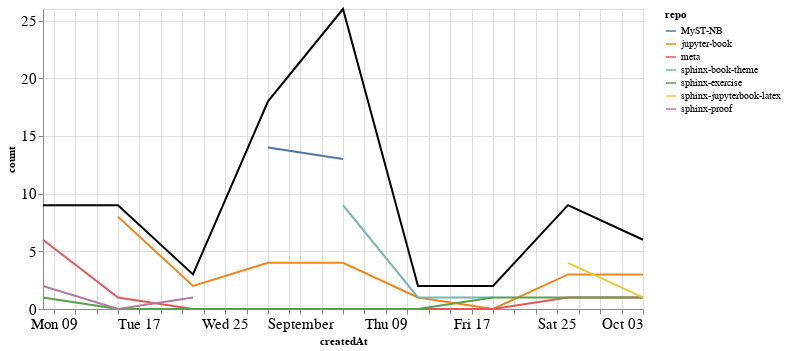

The notebook cell saved with this chart:
### Markdown cell above
### Comments

### Code cell
comments_time = comments.groupby('repo').resample('W', on='createdAt').count()['author'].reset_index()
comments_time = comments_time.rename(columns={'author': 'count'})
comments_time_total = comments_time.groupby('createdAt').agg({"count": "sum"}).reset_index()
ch1 = alt.Chart(comments_time, width=600).mark_line().encode(
    x='createdAt',
    y='count',
    color='repo',
    tooltip="repo"
)

ch2 = alt.Chart(comments_time_total, width=600).mark_line(color="black").encode(
    x='createdAt',
    y='count',
)

ch1 + ch2

### Figure 1 — Vega-Lite specification as saved in the notebook (floating-point values rounded to 4 significant figures)
{"config": {"axisLeft": {"labelFontSize": 15}, "axisBottom": {"labelFontSize": 15}}, "layer": [{"data": {"name": "data-3c69ca7e0e4dd4c6831c56cc61ded28d"}, "mark": "line", "encoding": {"color": {"type": "nominal", "field": "repo"}, "tooltip": {"type": "nominal", "field": "repo"}, "x": {"type": "temporal", "field": "createdAt"}, "y": {"type": "quantitative", "field": "count"}}, "width": 600}, {"data": {"name": "data-5d51af4b0810d51d518dc8b0f40309c7"}, "mark": {"type": "line", "color": "black"}, "encoding": {"x": {"type": "temporal", "field": "createdAt"}, "y": {"type": "quantitative", "field": "count"}}, "width": 600}], "$schema": "https://vega.github.io/schema/vega-lite/v4.8.1.json", "datasets": {"data-3c69ca7e0e4dd4c6831c56cc61ded28d": [{"repo": "MyST-NB", "createdAt": "2021-08-29T00:00:00", "count": 14}, {"repo": "MyST-NB", "createdAt": "2021-09-05T00:00:00", "count": 13}, {"repo": "jupyter-book", "createdAt": "2021-08-15T00:00:00", "count": 8}, {"repo": "jupyter-book", "createdAt": "2021-08-22T00:00:00", "count": 2}, {"repo": "jupyter-book", "createdAt": "2021-08-29T00:00:00", "count": 4}, {"repo": "jupyter-book", "createdAt": "2021-09-05T00:00:00", "count": 4}, {"repo": "jupyter-book", "createdAt": "2021-09-12T00:00:00", "count": 1}, {"repo": "jupyter-book", "createdAt": "2021-09-19T00:00:00", "count": 0}, {"repo": "jupyter-book", "createdAt": "2021-09-26T00:00:00", "count": 3}, {"repo": "jupyter-book", "createdAt": "2021-10-03T00:00:00", "count": 3}, {"repo": "meta", "createdAt": "2021-08-08T00:00:00", "count": 6}, {"repo": "meta", "createdAt": "2021-08-15T00:00:00", "count": 1}, {"repo": "meta", "createdAt": "2021-08-22T00:00:00", "count": 0}, {"repo": "meta", "createdAt": "2021-08-29T00:00:00", "count": 0}, {"repo": "meta", "createdAt": "2021-09-05T00:00:00", "count": 0}, {"repo": "meta", "createdAt": "2021-09-12T00:00:00", "count": 0}, {"repo": "meta", "createdAt": "2021-09-19T00:00:00", "count": 0}, {"repo": "meta", "createdAt": "2021-09-26T00:00:00", "count": 1}, {"repo": "meta", "createdAt": "2021-10-03T00:00:00", "count": 1}, {"repo": "sphinx-book-theme", "createdAt": "2021-09-05T00:00:00", "count": 9}, {"repo": "sphinx-book-theme", "createdAt": "2021-09-12T00:00:00", "count": 1}, {"repo": "sphinx-book-theme", "createdAt": "2021-09-19T00:00:00", "count": 1}, {"repo": "sphinx-exercise", "createdAt": "2021-08-08T00:00:00", "count": 1}, {"repo": "sphinx-exercise", "createdAt": "2021-08-15T00:00:00", "count": 0}, {"repo": "sphinx-exercise", "createdAt": "2021-08-22T00:00:00", "count": 0}, {"repo": "sphinx-exercise", "createdAt": "2021-08-29T00:00:00", "count": 0}, {"repo": "sphinx-exercise", "createdAt": "2021-09-05T00:00:00", "count": 0}, {"repo": "sphinx-exercise", "createdAt": "2021-09-12T00:00:00", "count": 0}, {"repo": "sphinx-exercise", "createdAt": "2021-09-19T00:00:00", "count": 1}, {"repo": "sphinx-exercise", "createdAt": "2021-09-26T00:00:00", "count": 1}, {"repo": "sphinx-exercise", "createdAt": "2021-10-03T00:00:00", "count": 1}, {"repo": "sphinx-jupyterbook-latex", "createdAt": "2021-09-26T00:00:00", "count": 4}, {"repo": "sphinx-jupyterbook-latex", "createdAt": "2021-10-03T00:00:00", "count": 1}, {"repo": "sphinx-proof", "createdAt": "2021-08-08T00:00:00", "count": 2}, {"repo": "sphinx-proof", "createdAt": "2021-08-15T00:00:00", "count": 0}, {"repo": "sphinx-proof", "createdAt": "2021-08-22T00:00:00", "count": 1}], "data-5d51af4b0810d51d518dc8b0f40309c7": [{"createdAt": "2021-08-08T00:00:00", "count": 9}, {"createdAt": "2021-08-15T00:00:00", "count": 9}, {"createdAt": "2021-08-22T00:00:00", "count": 3}, {"createdAt": "2021-08-29T00:00:00", "count": 18}, {"createdAt": "2021-09-05T00:00:00", "count": 26}, {"createdAt": "2021-09-12T00:00:00", "count": 2}, {"createdAt": "2021-09-19T00:00:00", "count": 2}, {"createdAt": "2021-09-26T00:00:00", "count": 9}, {"createdAt": "2021-10-03T00:00:00", "count": 6}]}}
